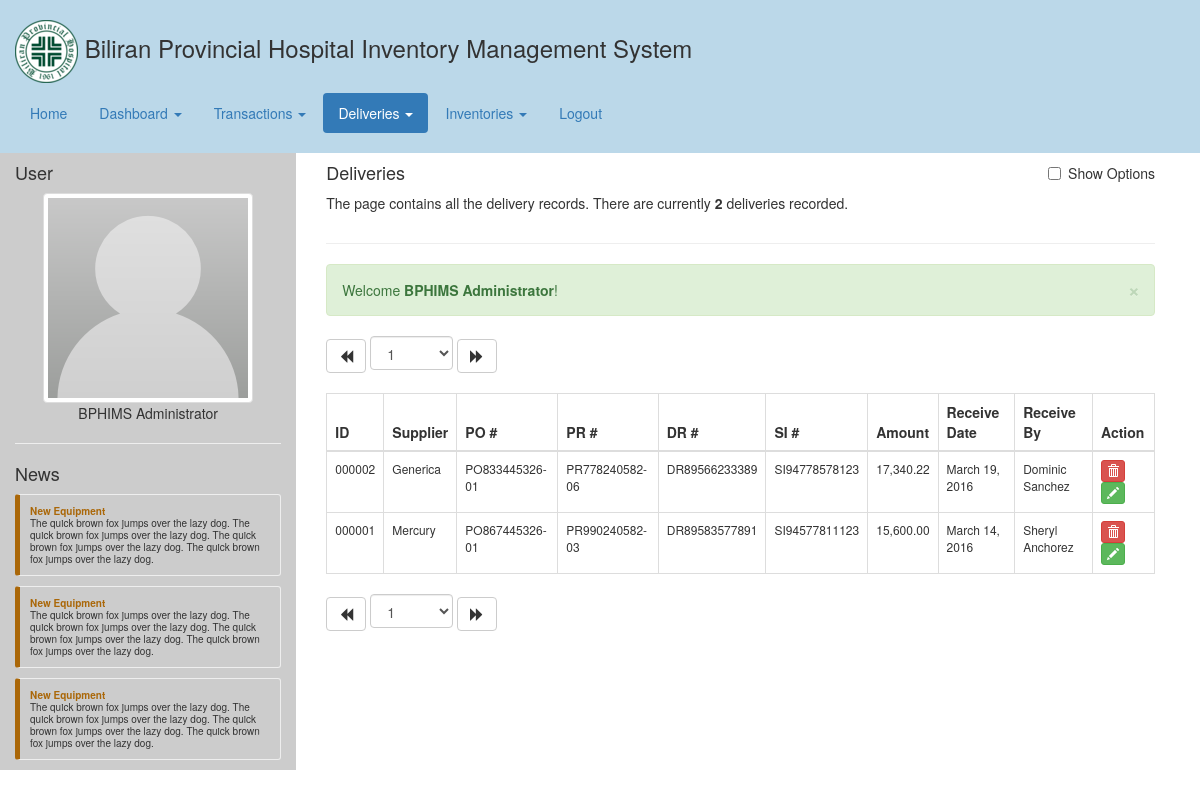
/deliveries.php (signed in), run on an earlier commit of the app's database.
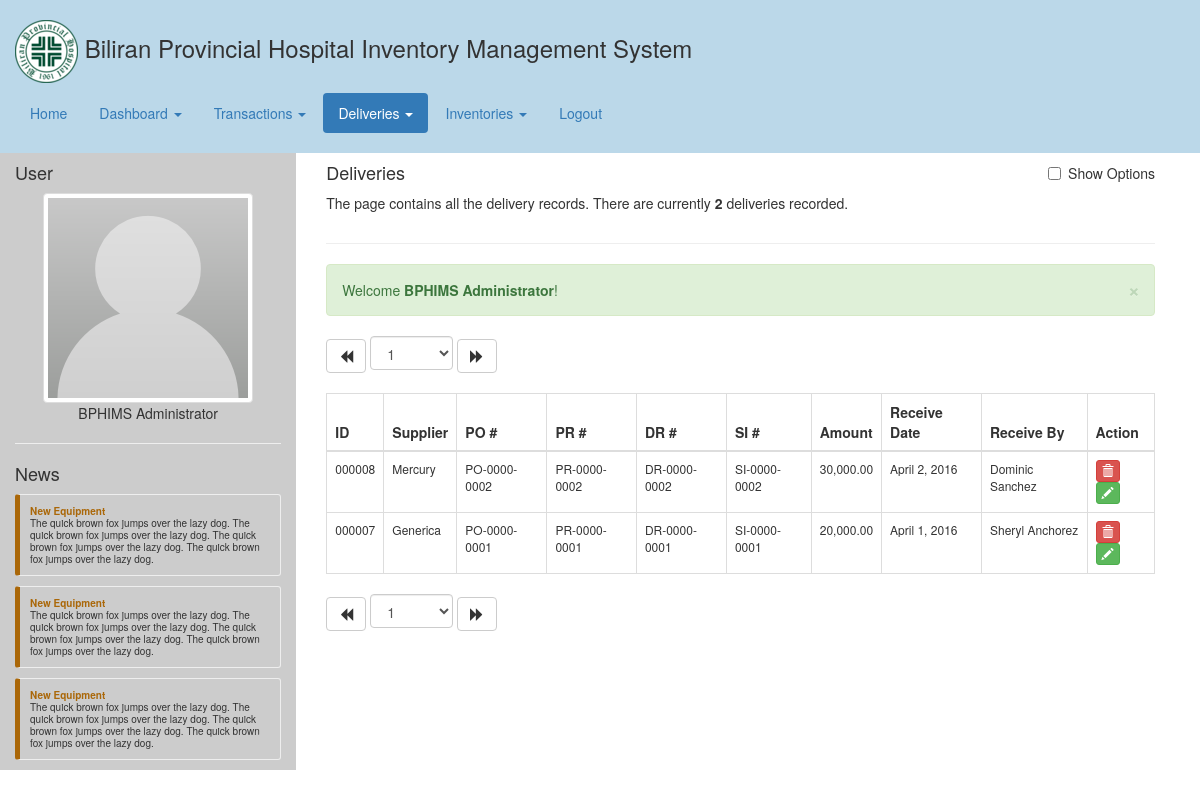
And on a later commit of the database.
### tables this page shows
CREATE TABLE IF NOT EXISTS `delivery` (
  `delivery_id` int(10) unsigned NOT NULL AUTO_INCREMENT,
  `supplier_id` int(11) NOT NULL,
  `received_by` int(11) NOT NULL,
  `po_number` varchar(255) NOT NULL,
  `pr_number` varchar(255) NOT NULL,
  `dr_number` varchar(255) NOT NULL,
  `si_number` varchar(255) NOT NULL,
  `amount` double NOT NULL,
  `is_consignment` tinyint(1) NOT NULL DEFAULT '0',
  `remarks` text NOT NULL,
  `received_date` timestamp NOT NULL DEFAULT CURRENT_TIMESTAMP ON UPDATE CURRENT_TIMESTAMP,
  `created` timestamp NOT NULL DEFAULT CURRENT_TIMESTAMP,
  `updated` timestamp NOT NULL DEFAULT CURRENT_TIMESTAMP ON UPDATE CURRENT_TIMESTAMP,
  `image` varchar(255) NOT NULL,
  `is_deleted` tinyint(1) NOT NULL DEFAULT '0',
  PRIMARY KEY (`delivery_id`)
);

CREATE TABLE IF NOT EXISTS `supplier` (
  `supplier_id` int(10) unsigned NOT NULL AUTO_INCREMENT,
  `name` varchar(255) NOT NULL,
  `address` text NOT NULL,
  PRIMARY KEY (`supplier_id`)
);

CREATE TABLE IF NOT EXISTS `employee` (
  `employee_id` int(10) unsigned NOT NULL AUTO_INCREMENT,
  `position_id` int(11) NOT NULL,
  `first_name` varchar(255) NOT NULL,
  `last_name` varchar(255) NOT NULL,
  PRIMARY KEY (`employee_id`)
);

### php/bphims_api.php (called while the page is built, shortened)
<?php
class BPHIMS {
	public static function getAllDeliveries($limit, $offset) {
		$db = Helper::openDB();
		$sql = "
			SELECT
				d.delivery_id, d.po_number, d.pr_number, d.dr_number, d.si_number, d.amount, d.received_date,
				s.name AS supplier_name,
				e.first_name, e.last_name
			FROM
				`delivery` d
			LEFT JOIN `supplier` s ON s.supplier_id=d.supplier_id
			LEFT JOIN `employee` e ON e.employee_id=d.received_by
			WHERE
				d.is_deleted=0
			ORDER BY
				d.received_date DESC
			LIMIT ".$limit." OFFSET ".$offset."
			";
		$query = mysql_query($sql,$db);
		$result = Helper::getListFromResultQuery($query);
		return $result;
	}
	public static function getAllDeliveriesCount() {
		$db = Helper::openDB();
		$sql = "
			SELECT
				COUNT(*) as total
			FROM
				`delivery` d
			WHERE
				d.is_deleted=0
			";
		$query = mysql_query($sql,$db);
		$result = Helper::getRowFromResultQuery($query);
		return $result['total'];
	}
}
?>

### deliveries.php (the view, shortened to what this page needs)
<?php
	include("header.php");
	$page = (isset($_GET['page']))?$_GET['page']:1;
	$offset = BPHIMS_TABLE_LIMIT*($page-1);
	$deliveryList = BPHIMS::getAllDeliveries(BPHIMS_TABLE_LIMIT,$offset);
	$totalRecords = BPHIMS::getAllDeliveriesCount();
	$totalPages = ceil($totalRecords/BPHIMS_TABLE_LIMIT);
	$previousPage = ($page!=1)?"deliveries.php?page=".($page-1):"";
	$nextPage = ($page!=$totalPages)?"deliveries.php?page=".($page+1):"";
?>
<div class="common-body">
	<div class="col-md-12">
		<div class="pull-left">
			<h4>Deliveries</h4>
			<p>The page contains all the delivery records. There are currently <b><?php echo $totalRecords; ?></b> deliveries recorded.</p>
		</div>
		<div class="checkbox pull-right">
			<label><input type="checkbox" id="additional-option" value="additional-option"> Show Options</label>
		</div>
		<div class="clearfix"></div>
		<hr/>
		<div class="common-pagination">
			<a class="btn btn-default" href="<?php echo $previousPage; ?>" role="button"><i class="glyphicon glyphicon-backward"></i></a>
			<select class="form-control pagination-selector">
				<?php
					for($i=1; $i<=$totalPages; $i++) {
						$currentPage = ($i==$page)?'selected="selected"':'';
						echo '<option value="'.$i.'" '.$currentPage.'>'.$i.'</option>';
					}
				?>
			</select>
			<a class="btn btn-default" href="<?php echo $nextPage; ?>" role="button"><i class="glyphicon glyphicon-forward"></i></a>
		</div>
		<table class="table-common table table-bordered">
			<thead>
				<th class="td1">ID</th>
				<th class="td2">Supplier</th>
				<th class="td3">PO #</th>
				<th class="td4">PR #</th>
				<th class="td5">DR #</th>
				<th class="td6">SI #</th>
				<th class="td7">Amount</th>
				<th class="td8">Receive Date</th>
				<th class="td9">Receive By</th>
				<th>Action</th>
			</thead>
			<tbody>
				<?php
					foreach($deliveryList as $delivery) {
						$dataDeleteName = '#'.Helper::formatID($delivery['delivery_id']);
						echo '
							<tr">
								<td class="td1">'.Helper::formatID($delivery['delivery_id']).'</td>
								<td class="td2">'.$delivery['supplier_name'].'</td>
								<td class="td3">'.$delivery['po_number'].'</td>
								<td class="td4">'.$delivery['pr_number'].'</td>
								<td class="td5">'.$delivery['dr_number'].'</td>
								<td class="td6">'.$delivery['si_number'].'</td>
								<td class="td7">'.number_format($delivery['amount'], 2).'</td>
								<td class="td8">'.Helper::formatDate($delivery['received_date']).'</td>
								<td class="td9">'.$delivery['first_name'].' '.$delivery['last_name'].'</td>
								<td>
									<button type="button" class="btn btn-xs btn-danger" data-toggle="modal" data-target="#modal-delete" data-delete-name="'.$dataDeleteName.'" data-delete-id="'.$delivery['delivery_id'].'"><i class="glyphicon glyphicon-trash"></i></button>
									<a class="btn btn-xs btn-success" href="deliveries_update.php?delivery_id='.$delivery['delivery_id'].'" data-toggle="tooltip" data-placement="top" title="View / Update"><i class="glyphicon glyphicon-pencil"></i></a>
								</td>
							</tr>
						';
					}
				?>
			</tbody>
		</table>
		<div class="common-pagination">
			<a class="btn btn-default" href="<?php echo $previousPage; ?>" role="button"><i class="glyphicon glyphicon-backward"></i></a>
			<select class="form-control pagination-selector">
				<?php
					for($i=1; $i<=$totalPages; $i++) {
						$currentPage = ($i==$page)?'selected="selected"':'';
						echo '<option value="'.$i.'" '.$currentPage.'>'.$i.'</option>';
					}
				?>
			</select>
			<a class="btn btn-default" href="<?php echo $nextPage; ?>" role="button"><i class="glyphicon glyphicon-forward"></i></a>
		</div>
	</div>
</div>
<?php
	include("footer.php");
?>

What changed in the data, as far as the page shows it:
removed delivery: delivery_id "000002", supplier.name "Generica", po_number "PO833445326-01", pr_number "PR778240582-06", dr_number "DR89566233389", si_number "SI94778578123", amount "17,340.22", received_date "March 19, 2016", employee.first_name "Dominic", employee.last_name "Sanchez"
removed delivery: delivery_id "000001", supplier.name "Mercury", po_number "PO867445326-01", pr_number "PR990240582-03", dr_number "DR89583577891", si_number "SI94577811123", amount "15,600.00", received_date "March 14, 2016", employee.first_name "Sheryl", employee.last_name "Anchorez"
added delivery: delivery_id "000008", supplier.name "Mercury", po_number "PO-0000-0002", pr_number "PR-0000-0002", dr_number "DR-0000-0002", si_number "SI-0000-0002", amount "30,000.00", received_date "April 2, 2016", employee.first_name "Dominic", employee.last_name "Sanchez"
added delivery: delivery_id "000007", supplier.name "Generica", po_number "PO-0000-0001", pr_number "PR-0000-0001", dr_number "DR-0000-0001", si_number "SI-0000-0001", amount "20,000.00", received_date "April 1, 2016", employee.first_name "Sheryl", employee.last_name "Anchorez"
